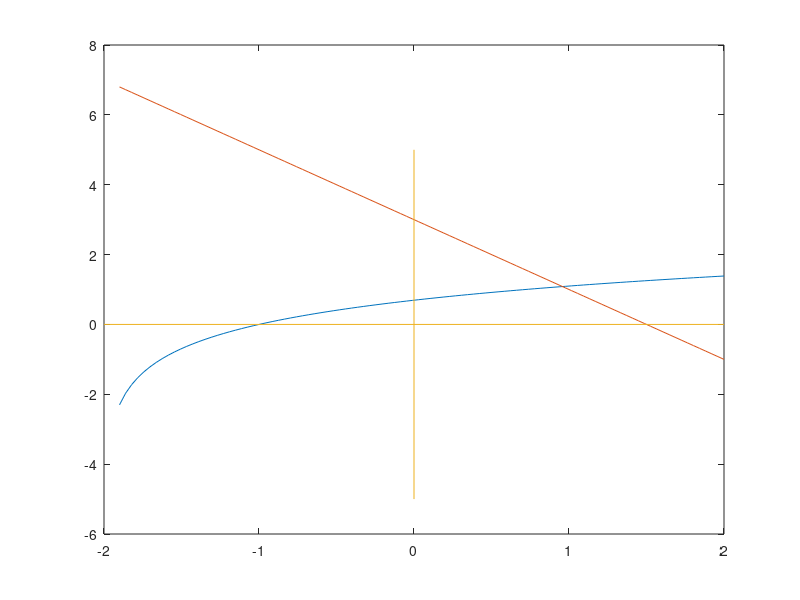

Here is the MATLAB script that generated this plot: (Note: this script raises an error after producing the figure.)
%Plot Kurva
x = linspace(-1.9,2);
f1 = @(x) log(x + 2);
f2 = @(x) -2*x + 3;
y1 = f1(x);
y2 = f2(x);
plot(x,y1,x,y2)

%Menggambar sumbu x dan y
line([-2,2],[0,0])  %Sumbu X
line([0,0],[-5,5])  %Sumbu Y

%Annotation
gtext('y_1 = log(x+2)')
gtext('y_2 = -2x + 3')
gtext('Akar')
